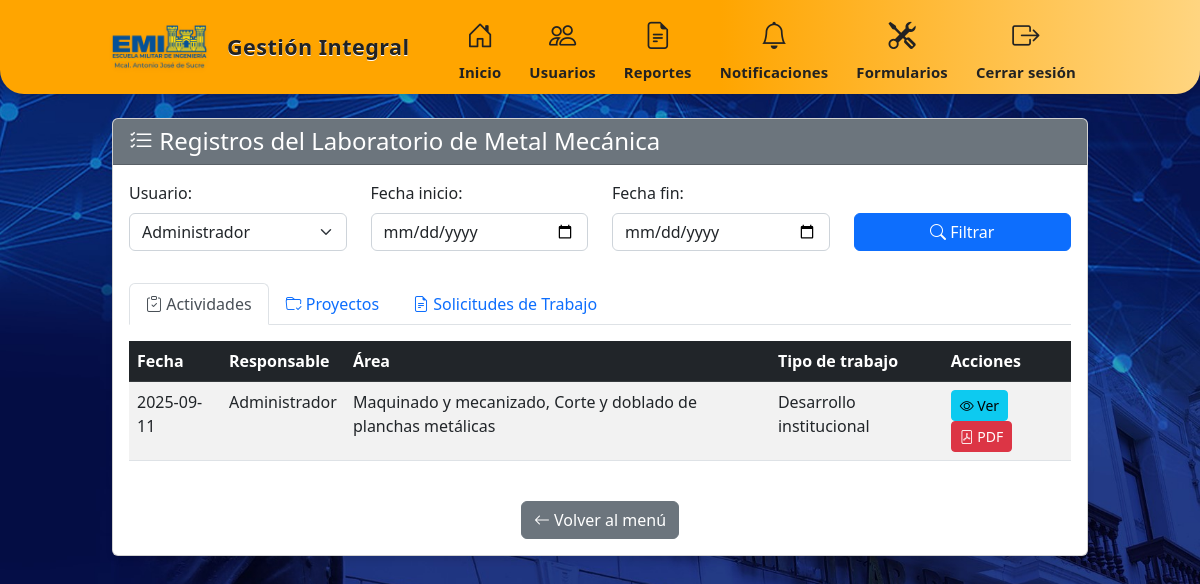
/laboratorio/registros?user_id=1 (signed in), run on the app's committed database.
### tables this page shows
CREATE TABLE actividades_lab (
        id INTEGER PRIMARY KEY AUTOINCREMENT,
        fecha TEXT NOT NULL,
        responsable_id INTEGER NOT NULL,
        area TEXT,
        proyecto TEXT,
        tipo_trabajo TEXT,
        otro_tipo TEXT,
        actividades TEXT,
        equipos TEXT,
        otros_equipos TEXT,
        tiempo_uso TEXT,
        incidentes INTEGER,
        detalles_incidentes TEXT,
        observaciones TEXT,
        foto_path TEXT,
        created_at TIMESTAMP DEFAULT CURRENT_TIMESTAMP,
        FOREIGN KEY (responsable_id) REFERENCES users (id)
    );

CREATE TABLE users (
        id INTEGER PRIMARY KEY AUTOINCREMENT,
        username TEXT UNIQUE NOT NULL,
        password TEXT NOT NULL,
        full_name TEXT NOT NULL,
        is_admin INTEGER DEFAULT 0
    , notificacion TEXT);

### app.py (the view)
@app.route('/laboratorio/registros')
def ver_registros():
    if 'user_id' not in session:
        return redirect(url_for('login'))
    user_id = request.args.get('user_id', type=int)
    start_date = request.args.get('start_date')
    end_date = request.args.get('end_date')
    actividades = database.get_actividades(user_id, start_date, end_date)
    proyectos = database.get_proyectos(user_id, start_date, end_date)
    solicitudes = database.get_solicitudes_trabajo(user_id, start_date, end_date)
    users = database.get_users()
    selected_user = user_id if user_id else ''
    return render_template('ver_registros.html', actividades=actividades, proyectos=proyectos, solicitudes=solicitudes, users=users, selected_user=selected_user, start_date=start_date, end_date=end_date)

### app.py (called while the page is built)
@app.context_processor
def inject_pendientes_count():
    if 'user_id' in session and session.get('is_admin'):
        solicitudes = database.get_solicitudes_trabajo()
        pendientes = sum(1 for s in solicitudes if s['estado'] == 'pendiente')
        return dict(num_pendientes=pendientes)
    return dict(num_pendientes=0)

### database.py (called while the page is built)
def get_users():
    conn = sqlite3.connect('attendance.db')
    conn.row_factory = sqlite3.Row
    c = conn.cursor()
    c.execute("SELECT id, username, full_name, is_admin FROM users")
    users = c.fetchall()
    conn.close()
    return users

def get_actividades(user_id=None, start_date=None, end_date=None):
    conn = sqlite3.connect('attendance.db')
    conn.row_factory = sqlite3.Row
    c = conn.cursor()
    query = '''
        SELECT a.*, u.full_name as responsable_nombre
        FROM actividades_lab a
        JOIN users u ON a.responsable_id = u.id
        WHERE 1=1
    '''
    params = []
    if user_id:
        query += ' AND a.responsable_id = ?'
        params.append(user_id)
    if start_date:
        query += ' AND date(a.fecha) >= date(?)'
        params.append(start_date)
    if end_date:
        query += ' AND date(a.fecha) <= date(?)'
        params.append(end_date)
    query += ' ORDER BY a.fecha DESC'
    c.execute(query, params)
    rows = c.fetchall()
    conn.close()
    return rows

def get_proyectos(user_id=None, start_date=None, end_date=None):
    conn = sqlite3.connect('attendance.db')
    conn.row_factory = sqlite3.Row
    c = conn.cursor()
    query = "SELECT * FROM proyectos_lab WHERE 1=1"
    params = []
    if user_id:
        c2 = conn.cursor()
        c2.execute("SELECT full_name FROM users WHERE id = ?", (user_id,))
        user = c2.fetchone()
        if user:
            query += " AND responsable = ?"
            params.append(user['full_name'])
    if start_date:
        query += " AND fecha_inicio >= ?"
        params.append(start_date)
    if end_date:
        query += " AND fecha_fin <= ?"
        params.append(end_date)
    c.execute(query, params)
    proyectos = c.fetchall()
    conn.close()
    return proyectos

### templates/ver_registros.html (shortened to what this page needs)
{% extends 'layout.html' %}
{% block content %}
<div class="row mt-4">
    <div class="col-12">
        <div class="card">
            <div class="card-header bg-secondary text-white">
                <h4 class="mb-0"><i class="bi bi-list-check"></i> Registros del Laboratorio de Metal Mecánica</h4>
            </div>
            <div class="card-body">
                <form action="{{ url_for('ver_registros') }}" method="GET" class="mb-4">
                    <div class="row align-items-end">
                        {% if session.is_admin %}
                        <div class="col-md-3 mb-2">
                            <label for="user_id" class="form-label">Usuario:</label>
                            <select class="form-select" id="user_id" name="user_id">
                                {% for user in users %}
                                <option value="{{ user.id }}" {% if selected_user|int == user.id %}selected{% endif %}>{{ user.full_name }}</option>
                                {% endfor %}
                            </select>
                        </div>
                        {% endif %}
                        <div class="col-md-3 mb-2">
                            <label for="start_date" class="form-label">Fecha inicio:</label>
                            <input type="date" class="form-control" id="start_date" name="start_date" value="{{ start_date }}">
                        </div>
                        <div class="col-md-3 mb-2">
                            <label for="end_date" class="form-label">Fecha fin:</label>
                            <input type="date" class="form-control" id="end_date" name="end_date" value="{{ end_date }}">
                        </div>
                        <div class="col-md-3 mb-2">
                            <button type="submit" class="btn btn-primary w-100">
                                <i class="bi bi-search"></i> Filtrar
                            </button>
                        </div>
                    </div>
                </form>
                <ul class="nav nav-tabs" id="myTab" role="tablist">
                    <li class="nav-item" role="presentation">
                        <button class="nav-link active" id="actividades-tab" data-bs-toggle="tab" data-bs-target="#actividades" type="button" role="tab" aria-controls="actividades" aria-selected="true">
                            <i class="bi bi-clipboard-check"></i> Actividades
                        </button>
                    </li>
                    <li class="nav-item" role="presentation">
                        <button class="nav-link" id="proyectos-tab" data-bs-toggle="tab" data-bs-target="#proyectos" type="button" role="tab" aria-controls="proyectos" aria-selected="false">
                            <i class="bi bi-folder-check"></i> Proyectos
                        </button>
                    </li>
                    <li class="nav-item" role="presentation">
                        <button class="nav-link" id="solicitudes-tab" data-bs-toggle="tab" data-bs-target="#solicitudes" type="button" role="tab" aria-controls="solicitudes" aria-selected="false">
                            <i class="bi bi-file-earmark-text"></i> Solicitudes de Trabajo
                        </button>
                    </li>
                </ul>
                <div class="tab-content" id="myTabContent">
                    <div class="tab-pane fade show active" id="actividades" role="tabpanel" aria-labelledby="actividades-tab">
                        <div class="table-responsive mt-3">
                            <table class="table table-striped table-hover">
                                <thead class="table-dark">
                                    <tr>
                                        <th>Fecha</th>
                                        <th>Responsable</th>
                                        <th>Área</th>
                                        <th>Tipo de trabajo</th>
                                        <th>Acciones</th>
                                    </tr>
                                </thead>
                                <tbody>
                                    {% if actividades %}
                                        {% for actividad in actividades %}
                                        <tr>
                                            <td>{{ actividad.fecha }}</td>
                                            <td>{{ actividad.responsable_nombre }}</td>
                                            <td>{{ actividad.area }}</td>
                                            <td>{{ actividad.tipo_trabajo }}</td>
                                            <td>
                                                <a href="{{ url_for('ver_actividad', form_id=actividad.id) }}" class="btn btn-sm btn-info">
                                                    <i class="bi bi-eye"></i> Ver
                                                </a>
                                                <a href="{{ url_for('actividad_pdf', form_id=actividad.id) }}" class="btn btn-sm btn-danger" target="_blank">
                                                    <i class="bi bi-file-pdf"></i> PDF
                                                </a>
                                            </td>
                                        </tr>
                                        {% endfor %}
                                    {% else %}
                                        <tr>
                                            <td colspan="5" class="text-center">No se encontraron registros de actividades</td>
                                        </tr>
                                    {% endif %}
                                </tbody>
                            </table>
                        </div>
                    </div>
                </div>
                <div class="text-center mt-4">
                    <a href="{{ url_for('laboratorio') }}" class="btn btn-secondary">
                        <i class="bi bi-arrow-left"></i> Volver al menú
                    </a>
                </div>
            </div>
        </div>
    </div>
</div>
{% endblock %}

### templates/layout.html (style rules this page uses)
html, body { height: 100%; margin: 0; padding: 0; background: url('/static/images/fondo.jpg') no-repeat center center fixed; background-size: cover; }
.card { box-shadow: 0 4px 6px rgba(0, 0, 0, 0.1); margin-bottom: 20px; }

### data on the page
actividades_lab: fecha "2025-09-11", responsable_nombre "Administrador", area "Maquinado y mecanizado, Corte y doblado de planchas metálicas", tipo_trabajo "Desarrollo institucional"

### other printed values
form field user_id "Administrador"
